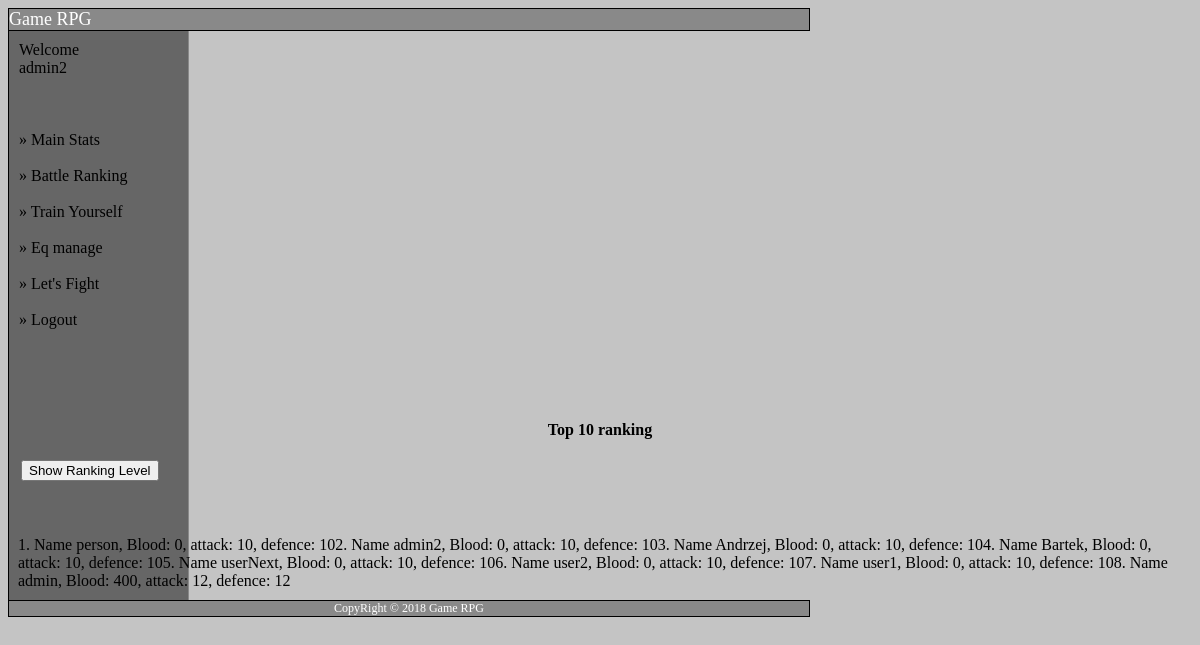
Page /gamev3.4/ranking-blood.php (signed in) on the committed database.
### tables this page shows
CREATE TABLE IF NOT EXISTS `stats` (
  `id` int(11) NOT NULL AUTO_INCREMENT,
  `gold` text NOT NULL,
  `blood` text NOT NULL,
  `defence` text NOT NULL,
  `attack` text NOT NULL,
  `HP` text NOT NULL,
  `manna` text NOT NULL,
  `strength` text NOT NULL,
  `dexitery` text NOT NULL,
  `uid` text NOT NULL,
  `level` int(11) NOT NULL,
  `expiriance` int(11) NOT NULL,
  `stan` text NOT NULL,
  `duration` datetime DEFAULT NULL,
  `points` int(11) NOT NULL,
  PRIMARY KEY (`id`)
);

### gamev3.4/safe.php (called while the page is built, shortened)
<?php
$conn = new MySQLi("localhost","root","","game");
if(!$conn->query("SELECT * FROM equipment WHERE uid = '".$_SESSION['uid']['username']."' AND isUsedValue = 0")){
    echo "Error: ".$conn->error;
}else{
if(!$conn->query("SELECT * FROM stats ORDER BY blood")){
    echo "Error: ".$conn->error;
}else{
$result4 = mysqli_query($conn,"SELECT * FROM stats ORDER BY blood");
$index = 0;
$rankingBlood = array();
while($row = mysqli_fetch_assoc($result4)){
     $rankingBlood[$index] = $row;
     $index++;
}
}
}
?>

### gamev3.4/ranking-blood.php (the view, shortened to what this page needs)
<?php
include("header.php");
if(!isset($_SESSION['uid'])){
    echo'You must be logged in to view this page';
}else{
?>
<center><b>Top 10 ranking</b></center>
<form action="ranking.php" method="POST">
<br />
<table>
<tr>
<td> <input type="submit" name="rankingBlood" value="Show Ranking Level"/></td>
</tr>
</table>
</form>
<br /><br />
<?php
$maxNumberOfPlayer = ( count($rankingBlood) > 10)? 10 :  count($rankingBlood);
for($i = 0 ; $i < $maxNumberOfPlayer; $i++){
    $ii = $i +1;
    echo "<tr>";
    echo $ii.". Name ".$rankingBlood[$i]['uid'].", Blood: ".$rankingBlood[$i]['blood'].", attack: ".$rankingBlood[$i]['attack'].", defence: ".$rankingBlood[$i]['defence'];
    echo "</tr>";
}
?>
<?php
}
include("footer.php");
?>

### gamev3.4/header.php (shortened to what this page needs)
<html>
<head>
<link href="style.css" rel="stylesheet" type="text/css"/>
</head>
<body>
<div id="header">Game RPG</div>
<div id="container">
<div id="navigationLeft"><div id="nav_div">
<?php
if(isset($_SESSION['uid'])){
    include("safe.php");
    echo "Welcome";
    echo '<br>';
    echo $_SESSION['uid']['username'];
    echo '<br>';
    echo '<br>';
    echo '<br>';
    echo '<br>';
    ?>
    &raquo  <a href="main.php">Main Stats</a><br /><br />
    &raquo  <a href="ranking.php">Battle Ranking</a><br /><br />
    &raquo  <a href="training.php">Train Yourself</a><br /><br />
    &raquo  <a href="shop.php">Eq manage</a><br /><br />
    &raquo  <a href="fight.php">Let's Fight</a><br /><br />
    &raquo  <a href="logout.php">Logout</a>
    <?php
    echo '<br>';
    echo '<br>';
    echo '<br>';
    echo '<br>';
    echo '<br>';
}
?>
</div></div>
<div id="contetnt"><div id="con_div">

### gamev3.4/footer.php
</div></div>
</div>
<div id="footer" ><center>CopyRight &copy; 2018 Game RPG</center></div>
</body>
</html>

### gamev3.4/style.css (style rules this page uses)
body { background-color: #C4C4C4; }
#header { background-color: #898989; width: 800px; color: #ffffff; font-size: 18px; border: 1px solid #000000; }
#container { overflow: hidden; }
#navigationLeft { background-color: #666666; width: 179px; float: left; margin-bottom: -40000px; padding-bottom: 40000px; border-left: 1px solid #000000; border-right: 1px solid #898989; }
#navigationLeft a { color: #000000; text-decoration: none; }
#nav_div { padding: 10px; float: left }
#con_div { padding: 10px; float: left }
#footer { background-color: #898989; width: 800px; color: #ffffff; font-size: 12px; border: 1px solid #000000; }

### rows in the picture
stats: ii "1", uid "person", blood "0", attack "10", defence "10"
stats: ii "2", uid "admin2", blood "0", attack "10", defence "10"
stats: ii "3", uid "Andrzej", blood "0", attack "10", defence "10"
stats: ii "4", uid "Bartek", blood "0", attack "10", defence "10"
stats: ii "5", uid "userNext", blood "0", attack "10", defence "10"
stats: ii "6", uid "user2", blood "0", attack "10", defence "10"
stats: ii "7", uid "user1", blood "0", attack "10", defence "10"
stats: ii "8", uid "admin", blood "400", attack "12", defence "12"

### other values in the picture
$_SESSION['uid']['username'] "admin2"
